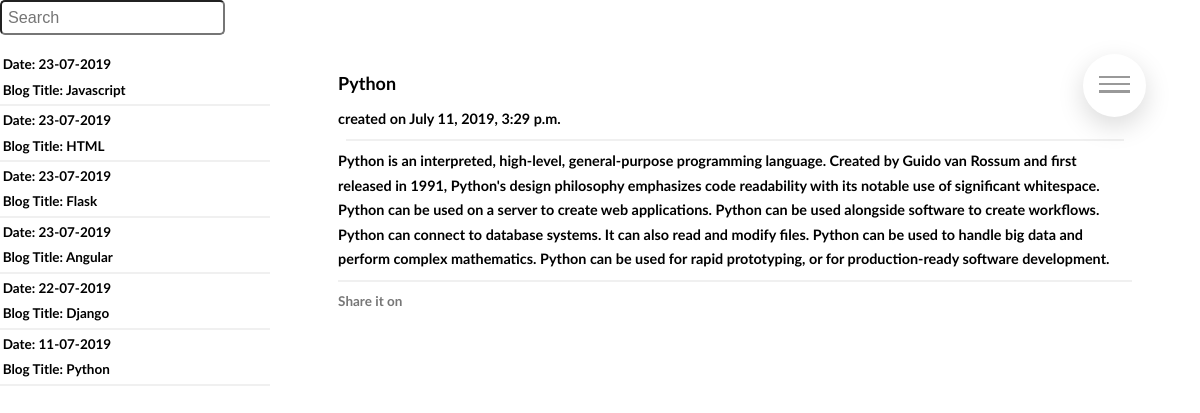
Page /blog/1/ on the committed database.
### blog/models.py (models this page shows, shortened)
class Post(models.Model):
    title = models.CharField(max_length=120)
    date = models.DateTimeField(auto_now_add=True)
    body = models.TextField()

### blog/views.py (the view)
# urls.py: path('', blog_view_post, name='blog'),
def blog_view_post(request, post_id):
    queryset_list = Post.objects.all().order_by("-date")
    detail = Post.objects.get(id=post_id)
    query = request.GET.get("q")
    if query:
        queryset_list = queryset_list.filter(title__icontains=query)
    context = {"object_list": queryset_list, "detail": detail}
    return render(request, 'blog/blog.html', context)

### blog/templates/blog/blog.html (shortened to what this page needs)
{% extends 'base.html' %}
{% block content %}
<div class="wrapper">
    <div class="flex1">
    <form method="GET" action="">
        <input type="text" name="q" placeholder="Search" value="{{ request.GET.q }}" style="padding: 6px; font-size: 1.8rem; border-radius: 5px;">
        <button type="submit" class="fas fa-search" style="padding: 7px; border-radius: 5px; background-color: white; border: none"></button>
    </form>
        <br>
    {% for post in object_list %}
    <a href="/blog/{{post.id}}" style="color: black; text-decoration: none">
    <h2 style="margin: 1%">Date: {{post.date|date:"d-m-Y"}}</h2>
    <h2 style="margin: 1%">Blog Title: {{post.title}}</h2>
    </a>
        <hr style="border: 1px solid #F0F0F0">
    {% endfor %}
    </div>
    <div class="flex2">
        {% include 'blog/post.html' %}
    </div>
</div>
{% endblock %}

### home/templates/base.html (shortened to what this page needs)
<!DOCTYPE html>
<html lang="en">
<head>
    {% load static from staticfiles %}
    <link rel="stylesheet" href="{% static 'css\style.css' %}">
    <link rel="stylesheet" href="{% static 'css\css.css' %}">
    <link rel="stylesheet" href="{% static 'css\icon-font.css' %}">
    <link rel="stylesheet" href="https://stackpath.bootstrapcdn.com/font-awesome/4.7.0/css/font-awesome.min.css">
    <link href="{% static 'css\css\all.css' %}" rel="stylesheet">
</head>
<body>
    <div class="navigation">
        <label for="navi-toggle" class="navigation__button">
            <span class="navigation__icon">&nbsp;</span>
        </label>
    </div>
    {% block content %}
    {% endblock content %}
</body>
</html>

### blog/templates/blog/post.html
<h1 style="margin: 1%; color: black">{{detail.title}}</h1>
<h2 style="margin: 1%; font-size: 1.6rem; color: black">created on {{detail.date}} <br><hr style="border: 1px solid #F0F0F0; margin: 1%">{{detail.body|safe|linebreaks}}</h2>
<hr style="border: 1px solid #F0F0F0; margin: 1%">
<div style="margin: 1%">
<h2>Share it on</h2>
<a href="#" style="margin: 6px;"><i class="skill-bo__icon fab fa-facebook-f"></i></a>
<a href="#" style="margin: 6px;"><i class="skill-bo__icon fab fa-twitter"></i></a>
<a href="#" style="margin: 6px;"><i class="skill-bo__icon fab fa-instagram"></i></a>
<a href="#" style="margin: 6px;"><i class="skill-bo__icon fab fa-whatsapp"></i></a>
</div>

### home/static/css/style.css (style rules this page uses)
*, *::after, *::before { margin: 0; padding: 0; box-sizing: inherit; }
html { font-size: 62.5%; }
@media (max-width: 75em) { html { font-size: 56.25%; } }
body { box-sizing: border-box; }
body { font-family: "Lato", sans-serif; font-weight: 400; line-height: 1.7; color: #777; overflow-x: hidden; }
.navigation__button { background-color: #fff; height: 7rem; width: 7rem; position: fixed; top: 6rem; right: 6rem; border-radius: 50%; z-index: 2000; cursor: pointer; text-align: center; box-shadow: 0 1rem 3rem rgba(0, 0, 0, 0.15); }
.navigation__icon { position: relative; margin-top: 3.2rem; }
.navigation__icon, .navigation__icon::before, .navigation__icon::after { width: 3.5rem; height: .3rem; background-color: #999; display: inline-block; }
.navigation__icon::before, .navigation__icon::after { content: ""; position: absolute; left: 0; transition: all .2s; }
.navigation__icon::before { top: -.8rem; }
.navigation__icon::after { top: .8rem; }
.wrapper { display: flex; flex-direction: row; }
.flex1 { display: flex; flex-direction: column; flex: 1; height: 100vh; }
.flex2 { flex: 3; height: 100vh; margin: 5%; }
.skill-bo__icon { font-size: 3rem; margin-bottom: 1.5rem; display: inline-block; background-image: linear-gradient(to right, #8e9efc, #1c3eff); -webkit-background-clip: text; color: transparent; }

### home/static/css/css/all.css (style rules this page uses)
.fa, .fas, .far, .fal, .fab { -moz-osx-font-smoothing: grayscale; -webkit-font-smoothing: antialiased; display: inline-block; font-style: normal; font-variant: normal; text-rendering: auto; line-height: 1; }
.fa-facebook-f:before { content: "\f39e"; }
.fa-instagram:before { content: "\f16d"; }
.fa-search:before { content: "\f002"; }
.fa-twitter:before { content: "\f099"; }
.fa-whatsapp:before { content: "\f232"; }
.fab { font-family: 'Font Awesome 5 Brands'; }
.fa, .fas { font-family: 'Font Awesome 5 Free'; font-weight: 900; }

### rows in the picture
Post: date "23-07-2019", title "Javascript"
Post: date "23-07-2019", title "HTML"
Post: date "23-07-2019", title "Flask"
Post: date "23-07-2019", title "Angular"
Post: date "22-07-2019", title "Django"
Post: date "11-07-2019", title "Python", date "July 11, 2019, 3:29 p.m.", body "Python is an interpreted, high-level, general-purpose programming language. Created by Guido van Rossum and first released in 1991, Python's design philosophy emphasizes code readability with its notable use of significant whitespace. Python can be used on a server to create web applications. Python can be used alongside software to create workflows. Python can connect to database systems. It can also read and modify files. Python can be used to handle big data and perform complex mathematics. Python can be used for rapid prototyping, or for production-ready software development."
